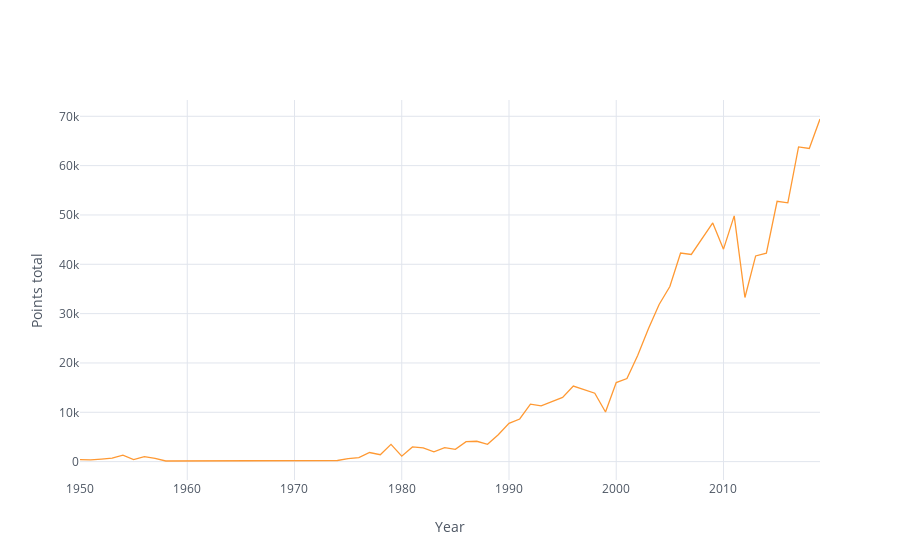

Here is the notebook cell this chart was saved with:
### Code cell
stati_by_year['PTS'].iplot(kind='line', xTitle='Year', yTitle='Points total')

### Figure 1 — Plotly figure (JSON) as saved in the notebook; plotly's stock layout.template omitted (floating-point values rounded to 4 significant figures)
{"data": [{"line": {"color": "rgba(255, 153, 51, 1.0)", "dash": "solid", "shape": "linear", "width": 1.3}, "mode": "lines", "name": "PTS", "text": "", "type": "scatter", "uid": "380920f8-4046-443f-b086-fd5456efaca5", "x": [1950, 1951, 1952, 1953, 1954, 1955, 1956, 1957, 1958, 1974, 1975, 1976, 1977, 1978, 1979, 1980, 1981, 1982, 1983, 1984, 1985, 1986, 1987, 1988, 1989, 1990, 1991, 1992, 1993, 1994, 1995, 1996, 1997, 1998, 1999, 2000, 2001, 2002, 2003, 2004, 2005, 2006, 2007, 2008, 2009, 2010, 2011, 2012, 2013, 2014, 2015, 2016, 2017, 2018, 2019], "y": [421, 338, 524, 731, 1315, 425, 1001, 673, 128, 229, 600, 817, 1851, 1398, 3506, 1118, 2982, 2784, 2005, 2819, 2492, 4051, 4129, 3507, 5438, 7770, 8644, 11653, 11299, 12225, 13018, 15312, 14576, 13875, 10069, 16029, 16830, 21507, 26920, 31861, 35488, 42293, 41996, 45268, 48373, 43066, 49826, 33276, 41695, 42260, 52768, 52463, 63806, 63486, 69453]}], "layout": {"legend": {"bgcolor": "#FFFFFF", "font": {"color": "#4D5663"}}, "paper_bgcolor": "#FFFFFF", "plot_bgcolor": "#FFFFFF", "title": {"font": {"color": "#4D5663"}}, "xaxis": {"gridcolor": "#E1E5ED", "showgrid": true, "tickfont": {"color": "#4D5663"}, "title": {"font": {"color": "#4D5663"}, "text": "Year"}, "zerolinecolor": "#E1E5ED"}, "yaxis": {"gridcolor": "#E1E5ED", "showgrid": true, "tickfont": {"color": "#4D5663"}, "title": {"font": {"color": "#4D5663"}, "text": "Points total"}, "zerolinecolor": "#E1E5ED"}}}
